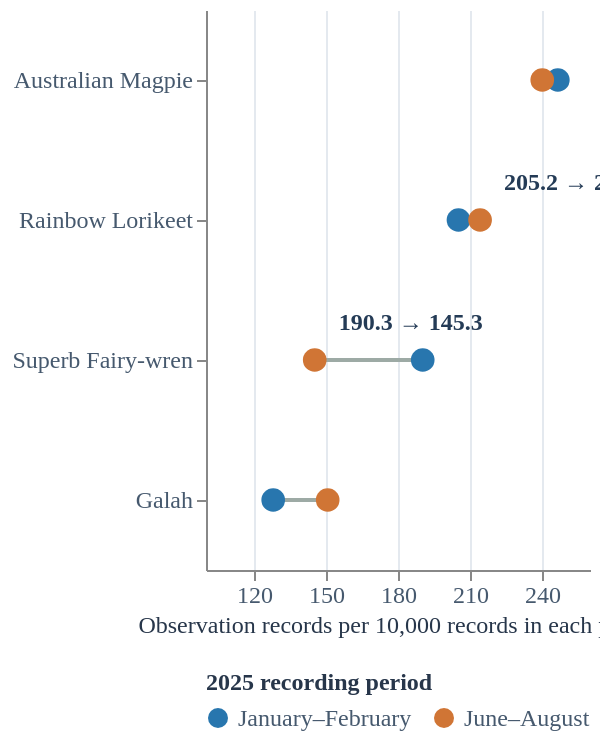

The Vega-Lite source for this figure:
### Vega-Lite specification from a JSON file in a GitHub repository (floating-point values rounded to 4 significant figures)
{"$schema": "https://vega.github.io/schema/vega-lite/v5.json", "width": "container", "height": 280, "data": {"values": [{"species": "Australian Magpie", "summer_records": 34179, "summer_rate": 246.6, "winter_records": 48318, "winter_rate": 240.1}, {"species": "Rainbow Lorikeet", "summer_records": 28441, "summer_rate": 205.2, "winter_records": 43102, "winter_rate": 214.2}, {"species": "Superb Fairy-wren", "summer_records": 26377, "summer_rate": 190.3, "winter_records": 29226, "winter_rate": 145.3}, {"species": "Galah", "summer_records": 17740, "summer_rate": 128.0, "winter_records": 30315, "winter_rate": 150.7}]}, "params": [{"name": "Focus_species", "value": null, "bind": {"input": "select", "options": [null, "Australian Magpie", "Rainbow Lorikeet", "Superb Fairy-wren", "Galah"], "labels": ["Show all", "Australian Magpie", "Rainbow Lorikeet", "Superb Fairy-wren", "Galah"], "name": "Species: "}}], "encoding": {"opacity": {"condition": {"test": "Focus_species == null || datum.species == Focus_species", "value": 1}, "value": 0.18}}, "layer": [{"mark": {"type": "rule", "stroke": "#9daaa5", "strokeWidth": 2}, "encoding": {"x": {"field": "summer_rate", "type": "quantitative", "title": "Observation records per 10,000 records in each period", "scale": {"domain": [110, 260]}, "axis": {"values": [120, 150, 180, 210, 240]}}, "x2": {"field": "winter_rate"}, "y": {"field": "species", "type": "nominal", "title": null, "sort": ["Australian Magpie", "Rainbow Lorikeet", "Superb Fairy-wren", "Galah"]}}}, {"mark": {"type": "circle", "size": 140}, "encoding": {"x": {"field": "summer_rate", "type": "quantitative", "title": "Observation records per 10,000 records in each period", "scale": {"domain": [110, 260]}, "axis": {"values": [120, 150, 180, 210, 240]}}, "y": {"field": "species", "type": "nominal", "title": null, "sort": ["Australian Magpie", "Rainbow Lorikeet", "Superb Fairy-wren", "Galah"]}, "tooltip": [{"field": "species", "type": "nominal", "title": "Species"}, {"field": "summer_rate", "type": "quantitative", "title": "Jan–Feb rate per 10,000", "format": ".1f"}, {"field": "summer_records", "type": "quantitative", "title": "Jan–Feb species records", "format": ","}, {"field": "winter_rate", "type": "quantitative", "title": "Jun–Aug rate per 10,000", "format": ".1f"}, {"field": "winter_records", "type": "quantitative", "title": "Jun–Aug species records", "format": ","}], "color": {"datum": "January–February", "type": "nominal", "scale": {"domain": ["January–February", "June–August"], "range": ["#2876ae", "#d07535"]}, "legend": {"title": "2025 recording period", "orient": "bottom", "direction": "horizontal", "symbolType": "circle"}}}}, {"mark": {"type": "circle", "size": 140}, "encoding": {"x": {"field": "winter_rate", "type": "quantitative"}, "y": {"field": "species", "type": "nominal", "title": null, "sort": ["Australian Magpie", "Rainbow Lorikeet", "Superb Fairy-wren", "Galah"]}, "tooltip": [{"field": "species", "type": "nominal", "title": "Species"}, {"field": "summer_rate", "type": "quantitative", "title": "Jan–Feb rate per 10,000", "format": ".1f"}, {"field": "summer_records", "type": "quantitative", "title": "Jan–Feb species records", "format": ","}, {"field": "winter_rate", "type": "quantitative", "title": "Jun–Aug rate per 10,000", "format": ".1f"}, {"field": "winter_records", "type": "quantitative", "title": "Jun–Aug species records", "format": ","}], "color": {"datum": "June–August", "type": "nominal", "scale": {"domain": ["January–February", "June–August"], "range": ["#2876ae", "#d07535"]}, "legend": {"title": "2025 recording period", "orient": "bottom", "direction": "horizontal", "symbolType": "circle"}}}}, {"transform": [{"filter": "indexof(['Rainbow Lorikeet', 'Superb Fairy-wren'], datum.species) >= 0"}, {"calculate": "format(datum.summer_rate, '.1f') + ' → ' + format(datum.winter_rate, '.1f')", "as": "period_change"}], "mark": {"type": "text", "align": "left", "baseline": "bottom", "dx": 12, "dy": -12, "fontSize": 12, "fontWeight": 600, "color": "#243b56"}, "encoding": {"x": {"field": "winter_rate", "type": "quantitative"}, "y": {"field": "species", "type": "nominal", "sort": ["Australian Magpie", "Rainbow Lorikeet", "Superb Fairy-wren", "Galah"]}, "text": {"field": "period_change", "type": "nominal"}, "tooltip": null}}], "config": {"view": {"stroke": null}, "background": "transparent", "font": "DM Sans", "axis": {"labelFontSize": 12, "titleFontSize": 12, "titleFontWeight": 500, "labelColor": "#46596e", "titleColor": "#27364a", "gridColor": "#e4e9ef"}, "legend": {"labelFontSize": 12, "titleFontSize": 12, "titleFontWeight": 600, "labelColor": "#46596e", "titleColor": "#27364a"}}, "transform": [{"filter": {"field": "species", "oneOf": ["Australian Magpie", "Rainbow Lorikeet", "Superb Fairy-wren", "Galah"]}}], "description": "January–February versus June–August sighting rates for the same four focus birds used throughout: Australian Magpie, Rainbow Lorikeet, Superb Fairy-wren and Galah.", "autosize": {"type": "fit-x", "contains": "padding"}}
